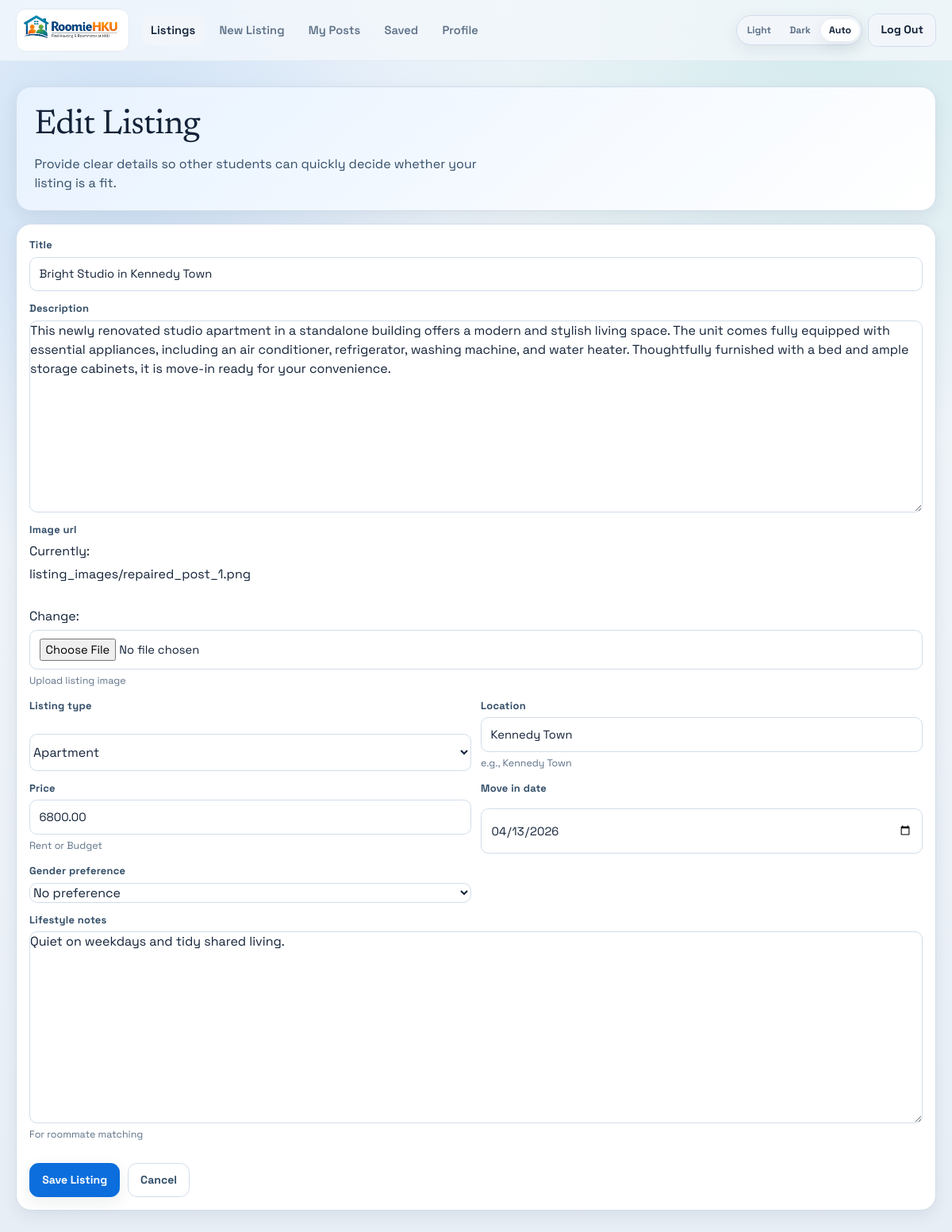
The app's page /app/listings/1/edit/ (signed in) with its own data.
### core/models.py (models this page shows, shortened)
class Post(models.Model):
    LISTING_TYPE_CHOICES = [
        ('Apartment', 'Apartment'),
        ('Dorm', 'Dorm'),
        ('Roommate', 'Roommate Request'),
    ]
    GENDER_PREF_CHOICES = [
        ('M', 'Male'),
        ('F', 'Female'),
        ('N', 'No preference'),
    ]
    author = models.ForeignKey(User, on_delete=models.CASCADE, related_name='posts')
    title = models.CharField(max_length=200)
    description = models.TextField()
    image_url = models.FileField(
        upload_to="listing_images/",
        help_text="Upload listing image",
        validators=[FileExtensionValidator(allowed_extensions=["jpg", "jpeg", "png", "gif", "webp"])],
    )
    source_image_url = models.URLField(
        max_length=200,
        blank=True,
        default="",
        help_text="Original remote image URL for imported listings",
    )
    listing_type = models.CharField(max_length=20, choices=LISTING_TYPE_CHOICES)
    location = models.CharField(max_length=100, db_index=True, help_text="e.g., Kennedy Town")
    price = models.DecimalField(
        max_digits=10,
        decimal_places=2,
        validators=[MinValueValidator(0)],
        help_text="Rent or Budget"
    )
    move_in_date = models.DateField(null=True, blank=True)
    gender_preference = models.CharField(
        max_length=1,
        choices=GENDER_PREF_CHOICES,
        default='N'
    )
    lifestyle_notes = models.TextField(blank=True, help_text="For roommate matching")
    likes_count = models.PositiveIntegerField(default=0)
    views_count = models.PositiveIntegerField(default=0)
    is_hidden = models.BooleanField(default=False)
    hidden_at = models.DateTimeField(null=True, blank=True)
    created_at = models.DateTimeField(auto_now_add=True)
    updated_at = models.DateTimeField(auto_now=True)
    class Meta:
        ordering = ['-created_at']  # Default sorting: newest first
        indexes = [
            models.Index(fields=['listing_type']),
            models.Index(fields=['created_at']),
        ]
        constraints = [
            models.CheckConstraint(
                condition=models.Q(price__gte=0),
                name='post_price_gte_0'
            ),
        ]

### core/views.py (the view)
# urls.py: path("app/listings/<int:pk>/edit/", views.listing_update, name="listing_update"),
@login_required
def listing_update(request, pk):
    post = get_object_or_404(Post, pk=pk)
    if post.author_id != request.user.id:
        return HttpResponseForbidden("You can only edit your own listings.")
    if request.method == "POST":
        form = PostForm(request.POST, request.FILES, instance=post)
        if form.is_valid():
            form.save()
            messages.success(request, "Listing updated successfully.")
            return redirect("core:listing_detail", pk=post.pk)
    else:
        form = PostForm(instance=post)
    return render(
        request,
        "core/app/listing_form.html",
        {
            "form": form,
            "page_title": "Edit Listing",
            "post": post,
        },
    )

### core/forms.py
class PostForm(forms.ModelForm):
    class Meta:
        model = Post
        fields = (
            "title",
            "description",
            "image_url",
            "listing_type",
            "location",
            "price",
            "move_in_date",
            "gender_preference",
            "lifestyle_notes",
        )
        widgets = {
            "move_in_date": forms.DateInput(attrs={"type": "date"}),
            "image_url": forms.ClearableFileInput(attrs={"accept": "image/*"}),
        }

### core/templates/core/app/listing_form.html (shortened to what this page needs)
{% extends 'core/app/base.html' %}
{% block content %}
<main class="page-shell">
  <section class="hero">
    <h1>{{ page_title }}</h1>
    <p>
      Provide clear details so other students can quickly decide whether your listing is a fit.
    </p>
  </section>
  <section class="panel mt-4">
    <form method="post" enctype="multipart/form-data" class="field-grid">
      <div class="field">
        <label for="{{ form.title.id_for_label }}">{{ form.title.label }}</label>
        {{ form.title }}
      </div>
      <div class="field">
        <label for="{{ form.description.id_for_label }}">{{ form.description.label }}</label>
        {{ form.description }}
      </div>
      <div class="field">
        <label for="{{ form.image_url.id_for_label }}">{{ form.image_url.label }}</label>
        {{ form.image_url }}
        {% if form.image_url.help_text %}<p class="field-help">{{ form.image_url.help_text }}</p>{% endif %}
      </div>
      <div class="field-grid compact">
        <div class="field">
          <label for="{{ form.listing_type.id_for_label }}">{{ form.listing_type.label }}</label>
          {{ form.listing_type }}
        </div>
        <div class="field">
          <label for="{{ form.location.id_for_label }}">{{ form.location.label }}</label>
          {{ form.location }}
          {% if form.location.help_text %}<p class="field-help">{{ form.location.help_text }}</p>{% endif %}
        </div>
        <div class="field">
          <label for="{{ form.price.id_for_label }}">{{ form.price.label }}</label>
          {{ form.price }}
          {% if form.price.help_text %}<p class="field-help">{{ form.price.help_text }}</p>{% endif %}
        </div>
        <div class="field">
          <label for="{{ form.move_in_date.id_for_label }}">{{ form.move_in_date.label }}</label>
          {{ form.move_in_date }}
        </div>
        <div class="field">
          <label for="{{ form.gender_preference.id_for_label }}">{{ form.gender_preference.label }}</label>
          {{ form.gender_preference }}
        </div>
      </div>
      <div class="field">
        <label for="{{ form.lifestyle_notes.id_for_label }}">{{ form.lifestyle_notes.label }}</label>
        {{ form.lifestyle_notes }}
        {% if form.lifestyle_notes.help_text %}<p class="field-help">{{ form.lifestyle_notes.help_text }}</p>{% endif %}
      </div>
      <div class="card-actions">
        <button type="submit" class="btn btn-primary">Save Listing</button>
        {% if post %}
          <a href="{% url 'core:listing_detail' post.pk %}" class="btn btn-ghost">Cancel</a>
        {% else %}
          <a href="{% url 'core:listing_list' %}" class="btn btn-ghost">Cancel</a>
        {% endif %}
      </div>
    </form>
  </section>
</main>
{% endblock %}

### core/static/core/css/styles.css (style rules this page uses)
:root { --font-sans: "Space Grotesk", "Avenir Next", "Segoe UI", sans-serif; --font-display: "Newsreader", "Iowan Old Style", serif; --bg-app: #f3f7fb; --bg-app-alt: #e8eef6; --surface: #ffffff; --surface-soft: #f2f6fb; --surface-muted: #edf2f8; --text-primary: #132238; --text-secondary: #334e68; --text-muted: #5f7288; --border: #d1ddeb; --border-muted: #e2eaf3; --brand-500: #0b6edc; --brand-600: #085ebf; --brand-100: #dcecff; --accent-500: #0f9f9a; --accent-100: #d8f4f2; --danger-500: #c53a4a; --danger-100: #fce6ea; --warning-500: #b86912; --warning-100: #fdeedb; --success-500: #1f8c58; --success-100: #def7ea; --shadow-soft: 0 6px 20px rgba(19, 34, 56, 0.08); --shadow-medium: 0 18px 36px rgba(19, 34, 56, 0.12); --radius-sm: 0.6rem; --radius-md: 0.9rem; --radius-lg: 1.2rem; }
* { box-sizing: border-box; }
html, body { min-height: 100%; }
body { margin: 0; font-family: var(--font-sans); color: var(--text-primary); background: radial-gradient(circle at 12% 12%, rgba(11, 110, 220, 0.16), transparent 30%), radial-gradient(circle at 88% 0%, rgba(15, 159, 154, 0.14), transparent 30%), linear-gradient(180deg, var(--bg-app) 0%, var(--bg-app-alt) 100%); line-height: 1.55; }
a { color: inherit; }
h1, h2, h3, h4 { margin: 0; line-height: 1.2; color: var(--text-primary); }
h1, h2, h3 { font-family: var(--font-display); letter-spacing: -0.015em; }
p { margin: 0; }
.page-shell { width: min(1160px, calc(100% - 2.2rem)); margin: 0 auto; padding: 2rem 0 3rem; }
.btn { display: inline-flex; align-items: center; justify-content: center; gap: 0.38rem; border: 1px solid transparent; border-radius: 0.72rem; padding: 0.6rem 0.95rem; font-size: 0.88rem; font-weight: 700; text-decoration: none; cursor: pointer; transition: transform 0.2s ease, box-shadow 0.2s ease, background-color 0.2s ease; }
.btn-primary { background: var(--brand-500); color: #f9fbff; border-color: var(--brand-500); box-shadow: var(--shadow-soft); }
.btn-ghost { background: transparent; color: var(--text-secondary); border-color: var(--border); }
.hero { border: 1px solid var(--border); border-radius: var(--radius-lg); background: linear-gradient(140deg, color-mix(in srgb, var(--brand-100) 68%, var(--surface) 32%), var(--surface)); padding: 1.4rem; box-shadow: var(--shadow-soft); }
.hero h1 { font-size: clamp(2rem, 2vw + 1.2rem, 2.9rem); }
.hero p { color: var(--text-secondary); margin-top: 0.65rem; max-width: 58ch; }
.panel { border: 1px solid var(--border); border-radius: var(--radius-lg); padding: 1rem; background: var(--surface); box-shadow: var(--shadow-soft); }
.field-grid { display: grid; gap: 0.75rem; }
.field-grid.compact { grid-template-columns: repeat(2, minmax(0, 1fr)); }
.field { display: grid; gap: 0.32rem; }
.field label, .field-title { font-size: 0.81rem; font-weight: 700; letter-spacing: 0.02em; color: var(--text-secondary); }
input:not([type="checkbox"]):not([type="radio"]):not([type="hidden"]), select, textarea { width: 100%; border: 1px solid var(--border); border-radius: var(--radius-sm); background: var(--surface); color: var(--text-primary); font: inherit; font-size: 0.92rem; padding: 0.62rem 0.72rem; transition: border-color 0.2s ease, box-shadow 0.2s ease; }
select, option { color: var(--text-primary); background-color: var(--surface); }
select { -webkit-text-fill-color: var(--text-primary); }
textarea { min-height: 7.4rem; resize: vertical; }
input[type="file"] { padding: 0.5rem; background: var(--surface-soft); }
input::placeholder, textarea::placeholder { color: color-mix(in srgb, var(--text-muted) 80%, transparent); }
.help-text, .field-help { font-size: 0.78rem; color: var(--text-muted); }
.card-actions { margin-top: 0.9rem; display: flex; flex-wrap: wrap; gap: 0.6rem; align-items: center; }

### records on screen
Post: title "Bright Studio in Kennedy Town", description "This newly renovated studio apartment in a standalone building offers a modern and stylish living space. The unit comes fully equipped with essential appliances, including an air conditioner, refrigerator, washing machine, and water heater. Thoughtfully furnished with a bed and ample storage cabinets, it is move-in ready for your convenience.", listing_type "Apartment", location "Kennedy Town", price "6800.00", move_in_date "04/13/2026", gender_preference "No preference", lifestyle_notes "Quiet on weekdays and tidy shared living."

### other values on screen
{{ page_title }} "Edit Listing"
